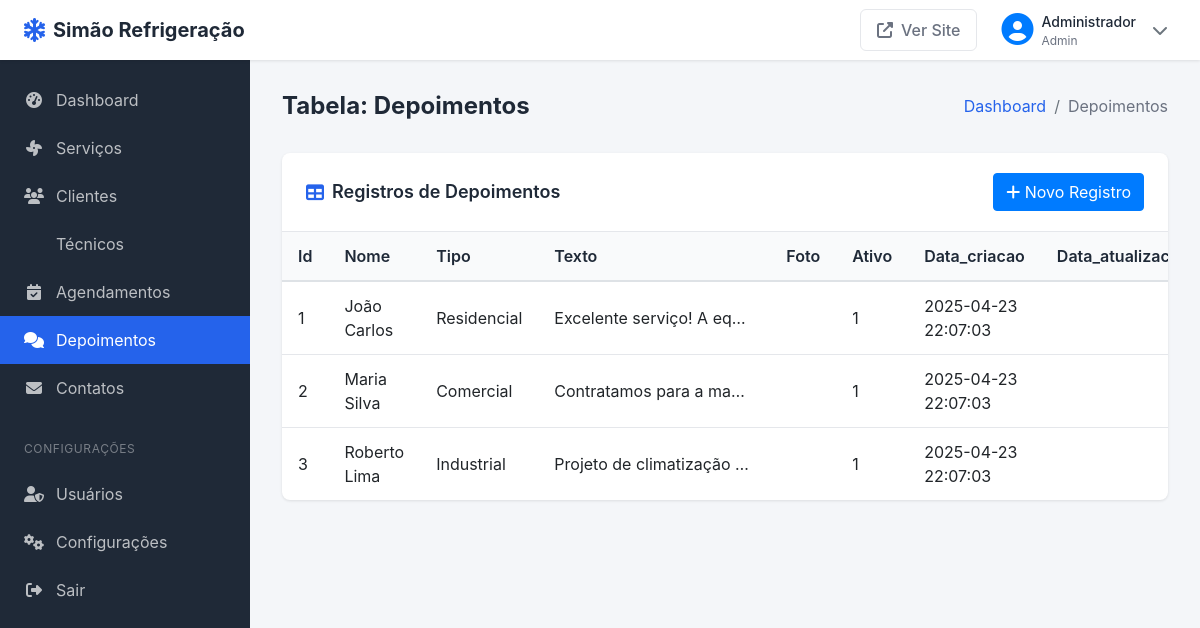
The page /admin-table.php?table=depoimentos (signed in) on the database its author committed.
### tables this page shows
CREATE TABLE `depoimentos` (
  `id` int(11) NOT NULL,
  `nome` varchar(100) NOT NULL,
  `tipo` varchar(50) NOT NULL,
  `texto` text NOT NULL,
  `foto` varchar(255) DEFAULT NULL,
  `ativo` tinyint(1) NOT NULL DEFAULT 1,
  `data_criacao` datetime NOT NULL,
  `data_atualizacao` datetime DEFAULT NULL
);

### admin-table.php (the view, shortened to what this page needs)
<?php
$table = $_GET['table'];
$page = isset($_GET['page']) ? (int)$_GET['page'] : 1;
$limit = 10;
$offset = ($page - 1) * $limit;
$db = db_connect();
$columns = [];
try {
    $query = "SHOW COLUMNS FROM $table";
    $stmt = $db->prepare($query);
    $stmt->execute();
    $columns = $stmt->fetchAll(PDO::FETCH_COLUMN);
} catch (PDOException $e) {
}
$records = [];
try {
    $query = "SELECT * FROM $table LIMIT :offset, :limit";
    $stmt = $db->prepare($query);
    $stmt->bindParam(':offset', $offset, PDO::PARAM_INT);
    $stmt->bindParam(':limit', $limit, PDO::PARAM_INT);
    $stmt->execute();
    $records = $stmt->fetchAll(PDO::FETCH_ASSOC);
} catch (PDOException $e) {
}
?>
<!DOCTYPE html>
<html lang="pt-BR">
<head>
    <link rel="stylesheet" href="https://cdnjs.cloudflare.com/ajax/libs/font-awesome/6.4.0/css/all.min.css">
    <link rel="stylesheet" href="https://cdn.jsdelivr.net/npm/bootstrap@4.6.0/dist/css/bootstrap.min.css">
</head>
<body>
    <header class="admin-header">
        <div class="d-flex align-items-center">
            <a href="admin-dashboard.php" class="header-brand">
                <i class="fas fa-snowflake"></i>
                <span class="header-brand-text">Simão Refrigeração</span>
            </a>
        </div>
        <div class="header-actions">
            <a href="/" target="_blank" class="btn btn-outline-secondary">
                <i class="fas fa-external-link-alt"></i>
                <span>Ver Site</span>
            </a>
            <div class="user-dropdown">
                <div class="user-dropdown-toggle" id="userDropdown">
                    <div class="user-avatar">
                        <i class="fas fa-user-circle fa-2x text-primary"></i>
                    </div>
                    <div class="user-info">
                        <div class="user-name"><?= $_SESSION['user_nome'] ?></div>
                        <div class="user-role"><?= ucfirst($_SESSION['user_nivel']) ?></div>
                    </div>
                    <i class="fas fa-chevron-down ml-2 text-muted"></i>
                </div>
            </div>
        </div>
    </header>
    <aside class="admin-sidebar" id="sidebar">
        <div class="sidebar-menu">
            <a href="admin-dashboard.php" class="sidebar-menu-item">
                <i class="fas fa-tachometer-alt"></i>
                Dashboard
            </a>
            <a href="admin-table.php?table=servicos" class="sidebar-menu-item <?= $table === 'servicos' ? 'active' : '' ?>">
                <i class="fas fa-fan"></i>
                Serviços
            </a>
            <a href="admin-table.php?table=clientes" class="sidebar-menu-item <?= $table === 'clientes' ? 'active' : '' ?>">
                <i class="fas fa-users"></i>
                Clientes
            </a>
            <a href="admin-table.php?table=tecnicos" class="sidebar-menu-item <?= $table === 'tecnicos' ? 'active' : '' ?>">
                Técnicos
            </a>
            <a href="admin-table.php?table=agendamentos" class="sidebar-menu-item <?= $table === 'agendamentos' ? 'active' : '' ?>">
                <i class="fas fa-calendar-check"></i>
                Agendamentos
            </a>
            <a href="admin-table.php?table=depoimentos" class="sidebar-menu-item <?= $table === 'depoimentos' ? 'active' : '' ?>">
                <i class="fas fa-comments"></i>
                Depoimentos
            </a>
            <a href="admin-table.php?table=contatos" class="sidebar-menu-item <?= $table === 'contatos' ? 'active' : '' ?>">
                <i class="fas fa-envelope"></i>
                Contatos
            </a>
            <div class="sidebar-menu-header">Configurações</div>
            <a href="admin-table.php?table=usuarios" class="sidebar-menu-item <?= $table === 'usuarios' ? 'active' : '' ?>">
                <i class="fas fa-user-shield"></i>
                Usuários
            </a>
            <a href="admin-settings.php" class="sidebar-menu-item">
                <i class="fas fa-cogs"></i>
                Configurações
            </a>
            <a href="admin-dashboard.php?logout=1" class="sidebar-menu-item">
                <i class="fas fa-sign-out-alt"></i>
                Sair
            </a>
        </div>
    </aside>
    <main class="admin-content">
        <div class="page-header">
            <h1 class="page-title">Tabela: <?= ucfirst($table) ?></h1>
            <nav aria-label="breadcrumb">
                <ol class="breadcrumb">
                    <li class="breadcrumb-item"><a href="admin-dashboard.php">Dashboard</a></li>
                    <li class="breadcrumb-item active" aria-current="page"><?= ucfirst($table) ?></li>
                </ol>
            </nav>
        </div>
        <div class="table-card">
            <div class="table-card-header">
                <h2 class="table-card-title">
                    <i class="fas fa-table"></i>
                    Registros de <?= ucfirst($table) ?>
                </h2>
                <div>
                    <a href="admin-record.php?table=<?= $table ?>&action=new" class="btn btn-primary">
                        <i class="fas fa-plus"></i> Novo Registro
                    </a>
                </div>
            </div>
            <div class="table-card-body">
                <?php if (empty($records)): ?>
                    <div class="p-4 text-center text-muted">
                        Nenhum registro encontrado.
                    </div>
                <?php else: ?>
                    <div class="table-responsive">
                        <table class="data-table table">
                            <thead>
                                <tr>
                                    <?php foreach ($columns as $column): ?>
                                        <th><?= ucfirst($column) ?></th>
                                    <?php endforeach; ?>
                                </tr>
                            </thead>
                            <tbody>
                                <?php foreach ($records as $record): ?>
                                    <tr>
                                        <?php foreach ($columns as $column): ?>
                                            <td>
                                                <?php
                                                $value = $record[$column] ?? '';
                                                if (is_string($value) && strlen($value) > 100) {
                                                    echo '<div class="truncate" title="' . htmlspecialchars($value) . '">' . htmlspecialchars(substr($value, 0, 100)) . '...</div>';
                                                } elseif ($column === 'senha') {
                                                    echo '********';
                                                } else {
                                                    echo htmlspecialchars($value);
                                                }
                                                ?>
                                            </td>
                                        <?php endforeach; ?>
                                    </tr>
                                <?php endforeach; ?>
                            </tbody>
                        </table>
                    </div>
                <?php endif; ?>
            </div>
        </div>
    </main>
</body>
</html>

### admin-table.php (style rules this page uses)
:root { --primary: #2563eb; --primary-dark: #1d4ed8; --primary-light: #3b82f6; --success: #10b981; --danger: #ef4444; --warning: #f59e0b; --info: #3b82f6; --dark: #1f2937; --light: #f9fafb; --gray: #6b7280; --white: #ffffff; }
body { font-family: 'Inter', -apple-system, BlinkMacSystemFont, 'Segoe UI', Roboto, sans-serif; background-color: #f4f6f9; min-height: 100vh; display: flex; flex-direction: column; margin: 0; padding: 0; }
.admin-header { background-color: var(--white); box-shadow: 0 1px 3px rgba(0, 0, 0, 0.1); padding: 0.75rem 1.5rem; position: fixed; top: 0; left: 0; right: 0; z-index: 1030; display: flex; align-items: center; justify-content: space-between; height: 60px; }
.header-brand { display: flex; align-items: center; font-weight: 700; font-size: 1.25rem; color: var(--dark); text-decoration: none; }
.header-brand i { color: var(--primary); margin-right: 0.5rem; font-size: 1.5rem; }
.header-actions { display: flex; align-items: center; gap: 1rem; }
.header-actions .btn { display: flex; align-items: center; gap: 0.5rem; padding: 0.5rem 1rem; border-radius: 0.375rem; font-weight: 500; transition: all 0.2s; }
.header-actions .btn-outline-secondary { color: var(--gray); border-color: #e5e7eb; background-color: transparent; }
.user-dropdown { position: relative; }
.user-dropdown-toggle { display: flex; align-items: center; gap: 0.5rem; padding: 0.5rem; border-radius: 0.375rem; cursor: pointer; transition: all 0.2s; }
.user-dropdown-toggle .user-info { display: flex; flex-direction: column; }
.user-dropdown-toggle .user-name { font-weight: 500; color: var(--dark); font-size: 0.875rem; }
.user-dropdown-toggle .user-role { font-size: 0.75rem; color: var(--gray); }
.admin-sidebar { position: fixed; top: 60px; left: 0; bottom: 0; width: 250px; background-color: var(--dark); color: var(--white); overflow-y: auto; transition: all 0.3s; z-index: 1020; }
.sidebar-menu { padding: 1rem 0; }
.sidebar-menu-item { display: block; padding: 0.75rem 1.5rem; color: rgba(255, 255, 255, 0.7); text-decoration: none; display: flex; align-items: center; gap: 0.75rem; transition: all 0.2s; }
.sidebar-menu-item.active { color: var(--white); background-color: var(--primary); }
.sidebar-menu-item i { width: 20px; text-align: center; }
.sidebar-menu-header { padding: 0.75rem 1.5rem; font-size: 0.75rem; text-transform: uppercase; letter-spacing: 0.05em; color: rgba(255, 255, 255, 0.4); margin-top: 1rem; }
.admin-content { margin-left: 250px; margin-top: 60px; padding: 2rem; flex: 1; transition: all 0.3s; }
.page-header { display: flex; align-items: center; justify-content: space-between; margin-bottom: 2rem; }
.page-title { font-size: 1.5rem; font-weight: 700; color: var(--dark); margin: 0; }
.breadcrumb { background-color: transparent; padding: 0; margin: 0; }
.breadcrumb-item a { color: var(--primary); }
.breadcrumb-item.active { color: var(--gray); }
.table-card { background-color: var(--white); border-radius: 0.5rem; box-shadow: 0 1px 3px rgba(0, 0, 0, 0.1); margin-bottom: 2rem; }
.table-card-header { padding: 1.25rem 1.5rem; border-bottom: 1px solid #e5e7eb; display: flex; align-items: center; justify-content: space-between; flex-wrap: wrap; gap: 1rem; }
.table-card-title { font-size: 1.125rem; font-weight: 600; color: var(--dark); margin: 0; display: flex; align-items: center; gap: 0.5rem; }
.table-card-title i { color: var(--primary); }
.table-card-body { padding: 0; overflow-x: auto; }
.data-table { width: 100%; margin-bottom: 0; }
.data-table th { font-weight: 600; background-color: #f9fafb; color: var(--dark); padding: 0.75rem 1rem; border-top: none; white-space: nowrap; }
.data-table td { padding: 0.75rem 1rem; vertical-align: middle; border-top: 1px solid #e5e7eb; }
.truncate { max-width: 200px; white-space: nowrap; overflow: hidden; text-overflow: ellipsis; }

### rows shown on the page
depoimentos: id "1", nome "João Carlos", tipo "Residencial", texto "Excelente serviço! A eq…", ativo "1", data_criacao "2025-04-23 22:07:03"
depoimentos: id "2", nome "Maria Silva", tipo "Comercial", texto "Contratamos para a ma…", ativo "1", data_criacao "2025-04-23 22:07:03"
depoimentos: id "3", nome "Roberto Lima", tipo "Industrial", texto "Projeto de climatização…", ativo "1", data_criacao "2025-04-23 22:07:03"

### other values the page prints
$_SESSION['user_nome'] "Administrador"
$_SESSION['user_nivel'] "Admin"
$table "Depoimentos"
$column "Id"
$column "Nome"
$column "Tipo"
$column "Texto"
$column "Foto"
$column "Ativo"
$column "Data_criacao"
